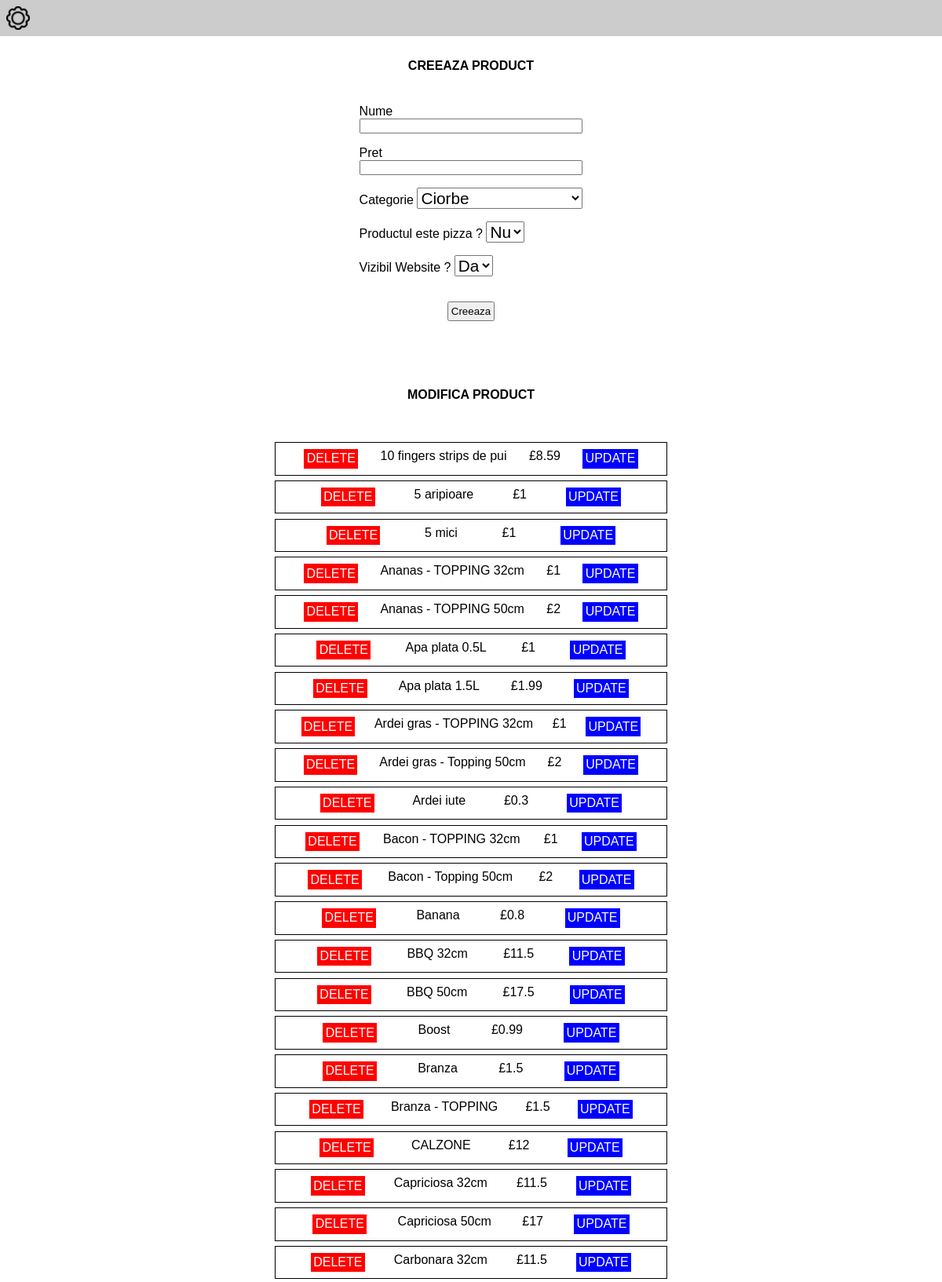
Page /pos/products.php (signed in, upper part) on the committed database.
### tables this page shows
CREATE TABLE `products` (
  `id` int(11) NOT NULL,
  `name` varchar(50) DEFAULT NULL,
  `price` double DEFAULT NULL,
  `category_id` int(11) DEFAULT NULL,
  `menu` tinyint(1) NOT NULL DEFAULT 0,
  `belong_menu` tinyint(1) NOT NULL DEFAULT 1,
  `is_pizza` tinyint(1) NOT NULL DEFAULT 0,
  `created_at` timestamp NOT NULL DEFAULT current_timestamp()
);

### pos/products.php (the view, shortened to what this page needs)
<html>
<head>
<link href="css/take_order.css" type="text/css" rel="stylesheet" />
<link href="css/form.css" type="text/css" rel="stylesheet" />
<link href="css/links.css" type="text/css" rel="stylesheet" />
</head>
<body onload="ruedaAjustes()">
    <?php
        include("reciclado/links.php");
        include("../reciclado/conectar_base_datos.php");
    ?>
<div style="width:100%; height:50%; display:flex;justify-content:center; align-items:center; ">
<form action="manipulador/crear_producto.php" method="POST">
    <div style="margin-bottom:2rem; text-align:center;"><b>CREEAZA PRODUCT</b></div>
    <div class="fila">
        <label for="nombre_Producto">Nume</label>
        <input type="text" name="nombre_Producto" id="nombre_Producto">
    </div>
    <div class="fila">
        <label for="precio_Producto">Pret</label>
        <input type="text" name="precio_Producto" id="precio_Producto">
    </div>
    <div class="fila">
        <label for="categoria_Producto">Categorie</label>
        <select id="categoria_Producto" name="categoria_Producto">
        <?php
         $sqlCategories="SELECT * from categories";
         $resultados=$connect->query($sqlCategories);
         if($resultados->num_rows > 0){
             while($row=$resultados->fetch_assoc()){
                 echo "<option value=" . $row['id'] . ">" . $row['name'] . "</option>";
             }
         }
         ?>
    </select>
    </div>
    <div class="fila">
        <label for="is_pizza">Productul este pizza ? </label>
        <select id="is_pizza" name="is_pizza">
        <option value=0 selected> Nu </option>
    </select>
    </div>
    <div class="fila">
        <label for="is_website">Vizibil Website ? </label>
        <select id="is_website" name="is_website">
        <option value=1 selected> Da </option>
    </select>
    </div>
    <div style="text-align:center; margin-top:1rem;" class="fila">
        <button type="submit" name="login">Creeaza</button>
    </div>
</form>
</div>
<div style="margin:3rem; text-align:center;"><b>MODIFICA PRODUCT</b></div>
<div style="display:flex; flex-direction:column; align-items:center;">
<?php
        $sqlAbrirCategorias = "SELECT * FROM products ORDER BY name";
        $resultadoCategorias= $connect -> query($sqlAbrirCategorias);
        if($resultadoCategorias -> num_rows > 0){
            while($row=$resultadoCategorias->fetch_assoc()){
                 ?>
                <div id=<?php echo $row['id']; ?> style="
                border-style:solid;
                border-color:black;
                border-width:1px;
                width:auto;
                min-width:500px;
                margin:0.2rem;
                display:flex;
                justify-content:space-evenly;
                padding:0.5rem;
                ">
                <a style="background-color:red;
                   color:white;
                   text-decoration:none;
                   padding:0.2rem;
                   " href="manipulador/borrar_pro.php?id-producto=<?php echo $row['id'];?>">DELETE</a>
                   <p><?php echo $row['name']; ?></p>
                   <p>£<?php echo $row['price']; ?></p>
                   <a style="background-color:blue;
                   color:white;
                   text-decoration:none;
                   padding:0.2rem;
                   " href="reciclado/mod_producto.php?id-producto=<?php echo $row['id'];?>">UPDATE</a>
                </div>
                <?php
            }
        }
       ?>
</div>
</body>
</html>

### pos/css/take_order.css (style rules this page uses)
select { font-size:1.3rem; }

### pos/css/form.css (style rules this page uses)
.fila { width:100%; padding:0.5rem; }
label { width:100%; }
input { width:100%; }
button { padding:0.2rem; }

### pos/css/links.css (style rules this page uses)
*,html { box-sizing:border-box; font-family:Arial, Helvetica, sans-serif; margin:0; padding:0; }
body { background-color:white; font-size:16px; }

### rows in the picture
products: name "10 fingers strips de pui", price "8.59"
products: name "5 aripioare", price "1"
products: name "5 mici", price "1"
products: name "Ananas - TOPPING 32cm", price "1"
products: name "Ananas - TOPPING 50cm", price "2"
products: name "Apa plata 0.5L", price "1"
products: name "Apa plata 1.5L", price "1.99"
products: name "Ardei gras - TOPPING 32cm", price "1"
products: name "Ardei gras - Topping 50cm", price "2"
products: name "Ardei iute", price "0.3"
products: name "Bacon - TOPPING 32cm", price "1"
products: name "Bacon - Topping 50cm", price "2"
products: name "Banana", price "0.8"
products: name "BBQ 32cm", price "11.5"
products: name "BBQ 50cm", price "17.5"
products: name "Boost", price "0.99"
products: name "Branza", price "1.5"
products: name "Branza - TOPPING", price "1.5"
products: name "CALZONE", price "12"
products: $row['id'] 1 (drawn), name "Capriciosa 32cm", price "11.5"
products: name "Capriciosa 50cm", price "17"
products: name "Carbonara 32cm", price "11.5"

### other values in the picture
form field categoria_Producto "Ciorbe"
